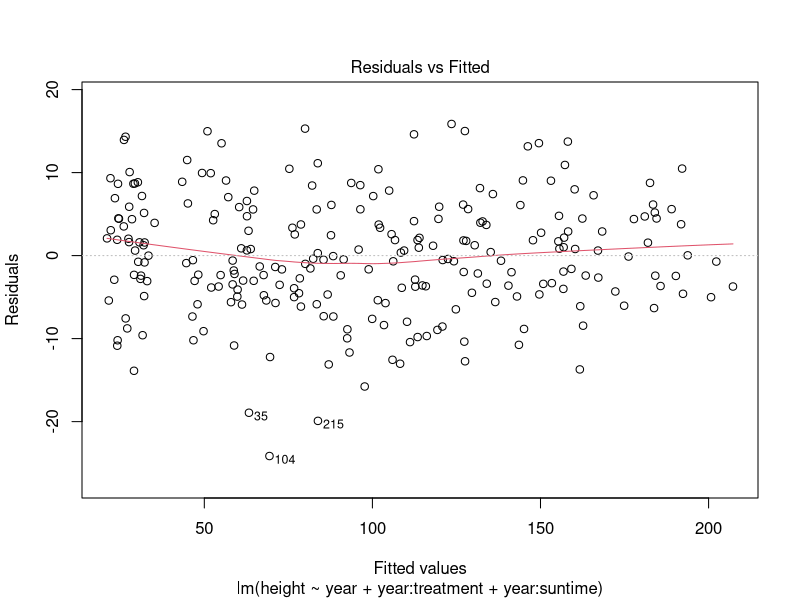
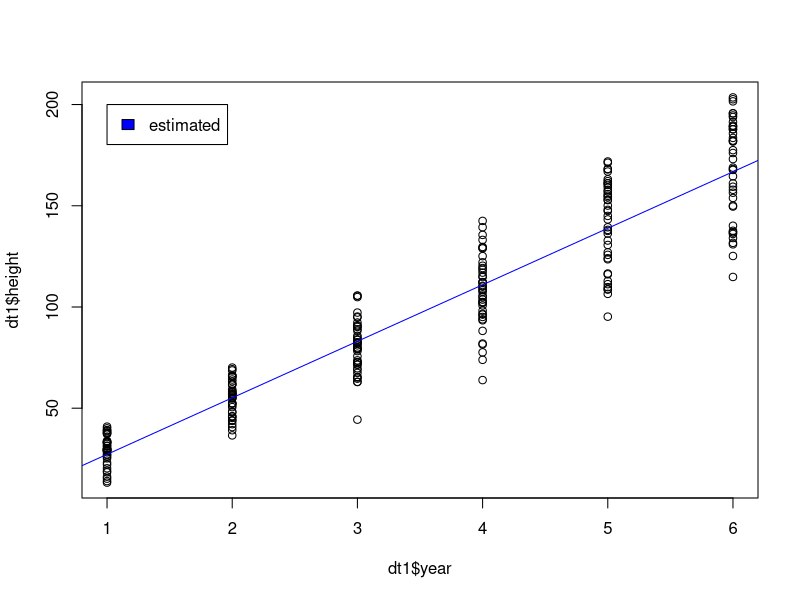
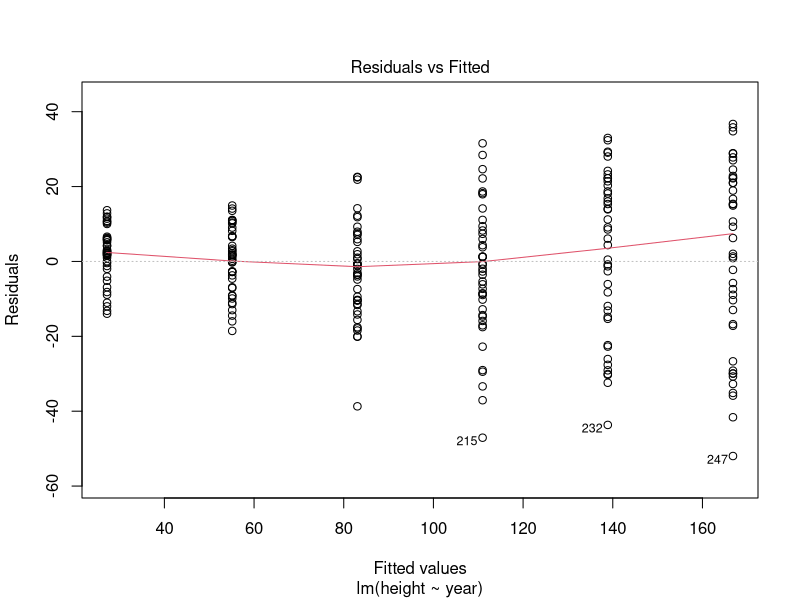
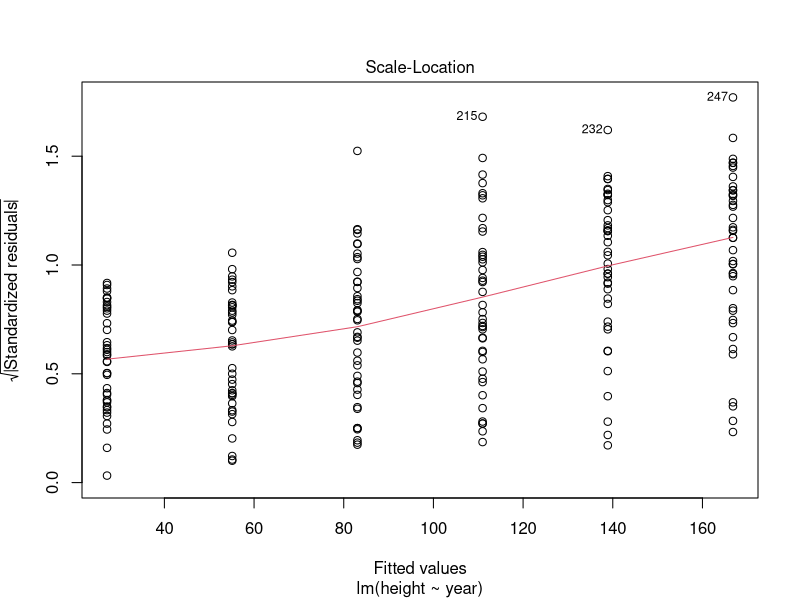
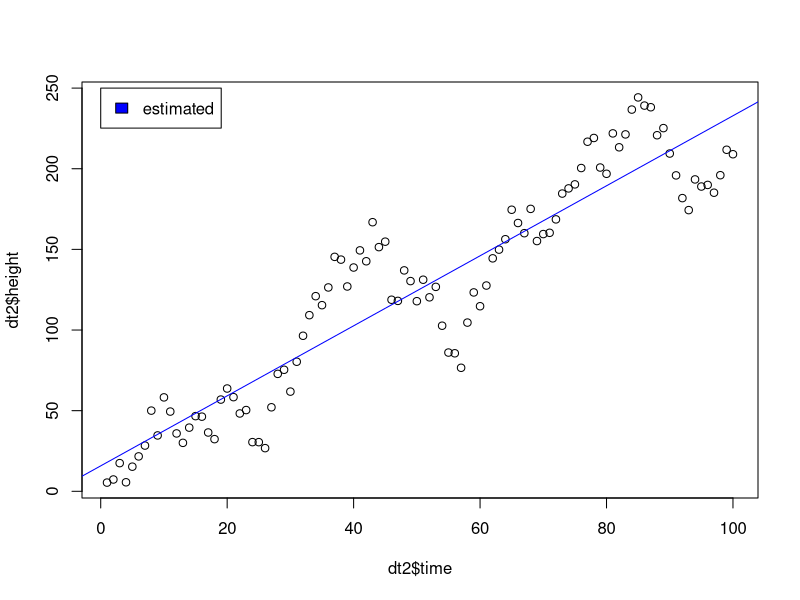
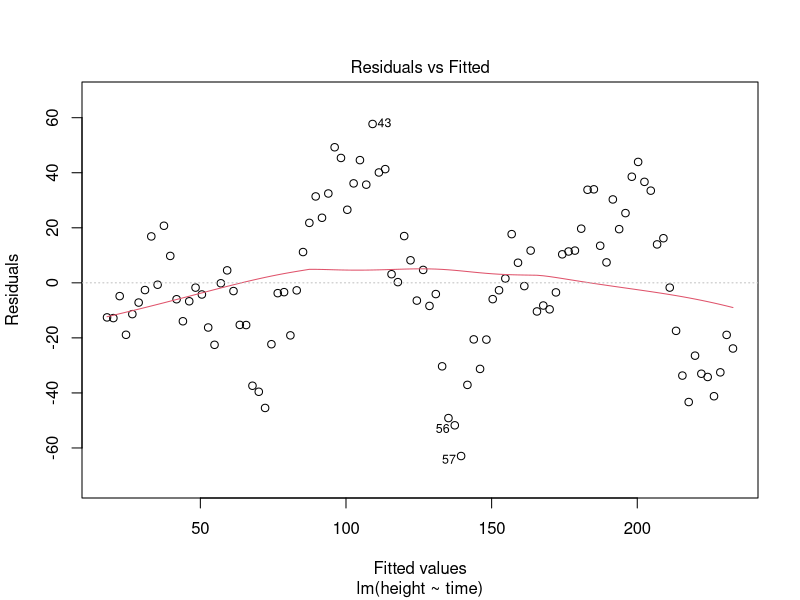
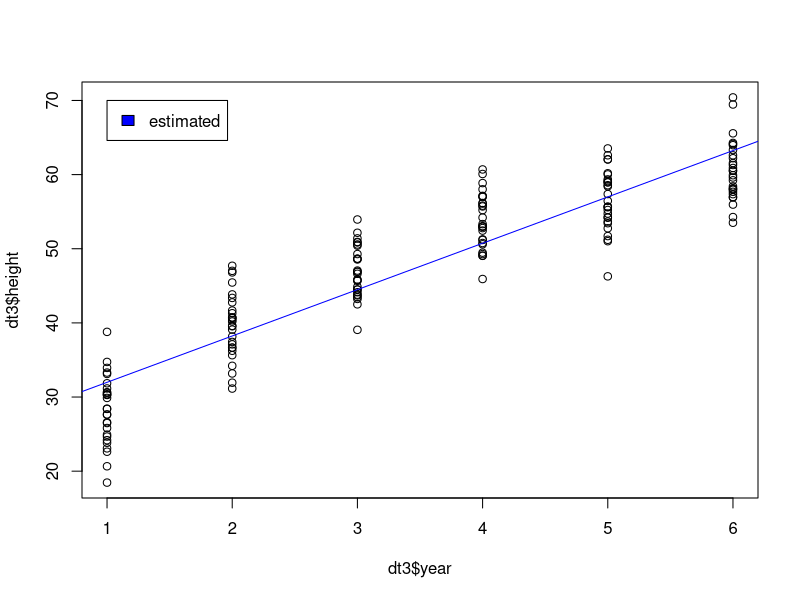
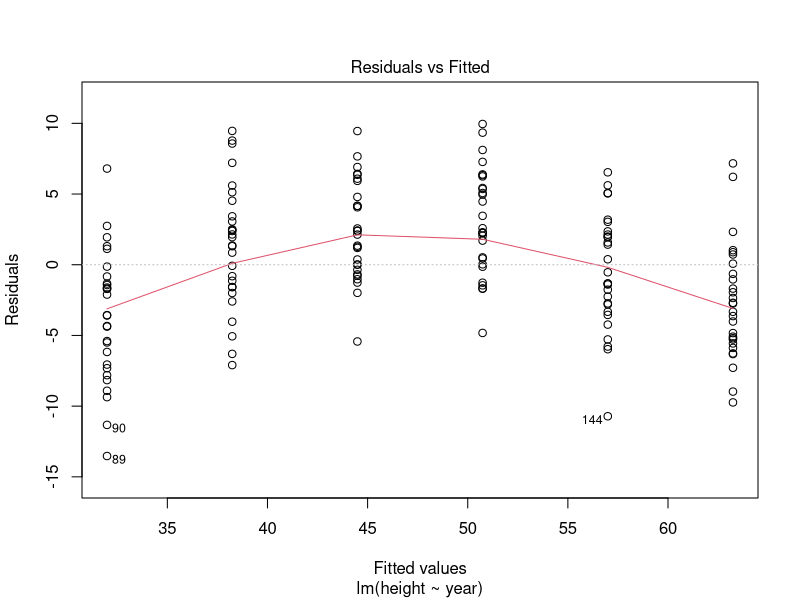

Write R code to recreate these figures, in order.
# load data
dt1 <- read.csv("r_data/growth_data.txt", header=T, sep=";")


# recode variables
dt1$treatment <- as.factor(dt1$treatment)
dt1$suntime <- dt1$suntime - mean(dt1$suntime)


# fit linear model
model1 <- lm(formula=height ~ year + year:treatment + year:suntime, data=dt1)


# diagnostics
plot(model1, 1)


########################################################################
"Example where equal variance assumption (homoscedasticity) is violated"
########################################################################

# fit misspecified linear model
model2 <- lm(height ~ year, data=dt1)


# plot height vs. year
plot(dt1$year, dt1$height)
abline(model2$coefficients, col="blue")
legend(1, 200, "estimated", fill="blue")


# model diagnostics
plot(model2, 1)
plot(model2, 3) # standardized residuals take leverage into account


##################################################
"Example where independence of errors is violated"
##################################################

# load data
dt2 <- read.csv("r_data/example_autocorrelation.txt", header=T, sep=";")


# fit linear model
model3 <- lm(height ~ time, data=dt2)


# plot height vs. year
plot(dt2$time, dt2$height)
abline(model3$coefficients, col="blue")
legend(0, 250, "estimated", fill="blue")


# model diagnostics
plot(model3, 1)


################################################
"Example where linearity assumption is violated"
################################################

# load data
dt3 <- read.csv("r_data/example_non_linear.txt", header=T, sep=";")


# fit linear model
model4 <- lm(height ~ year, data=dt3)


# plot height vs. year
plot(dt3$year, dt3$height)
abline(model4$coefficients, col="blue")
legend(1, 70, "estimated", fill="blue")


# model diagnostics
plot(model4, 1)
